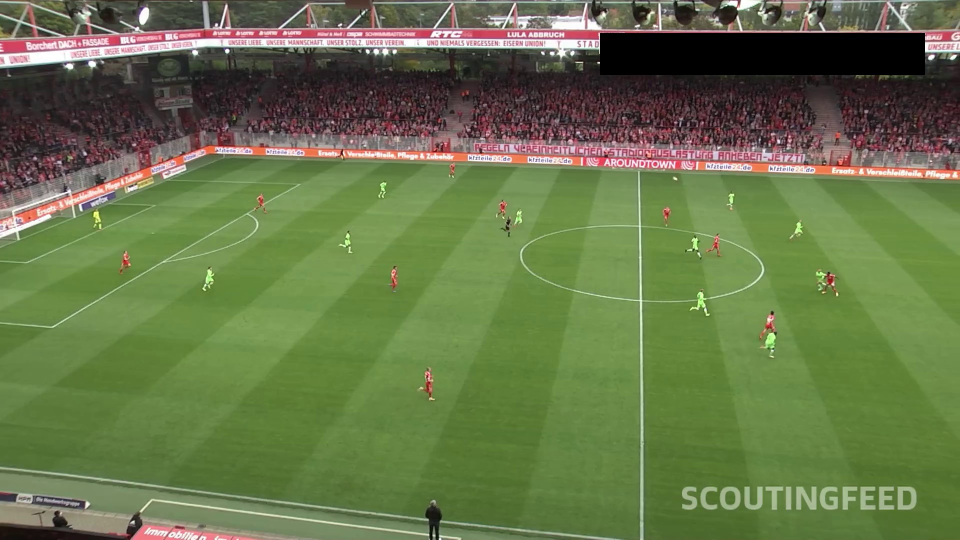
#> input picture frame.jpg, 1920 x 1080 px, given in place of sample3.mp4, which was not available (shown at 1/2 size)
$ python bg_track.py
#> lines starting #> are read from the running program, lines starting #| are printed output that depends on the picture; after the words box and inside, x2 and y2 are one past the last pixel; in counts of white or black regions, pixels touching at a corner belong together; pictures that were not available may be replaced by others from this repository, and a replacement may not be noted
import cv2, json, argparse, csv, os
import numpy as np
from scipy.optimize import linear_sum_assignment

ap = argparse.ArgumentParser()
ap.add_argument("--video", default="sample3.mp4")
ap.add_argument("--out", default="output3")
ap.add_argument("--points", default="homography_points.json")
ap.add_argument("--thr", type=int, default=25)
ap.add_argument("--every_n", type=int, default=1)
ap.add_argument("--max_frames", type=int, default=0, help="0 = whole video")
ap.add_argument("--gate", type=float, default=80, help="max match distance (original px)")
ap.add_argument("--max_lost", type=int, default=30, help="frames to keep a lost track")
args = ap.parse_args()

SCALE = 0.5
os.makedirs(args.out, exist_ok=True)

cap = cv2.VideoCapture(args.video)
n = int(cap.get(cv2.CAP_PROP_FRAME_COUNT))

# median background from 30 spread-out frames
frames = []
for i in np.linspace(0, n - 1, 30).astype(int):
    cap.set(cv2.CAP_PROP_POS_FRAMES, int(i))
    ok, f = cap.read()
    if ok:
        frames.append(cv2.resize(f, None, fx=SCALE, fy=SCALE))
#> this loop made 30 passes
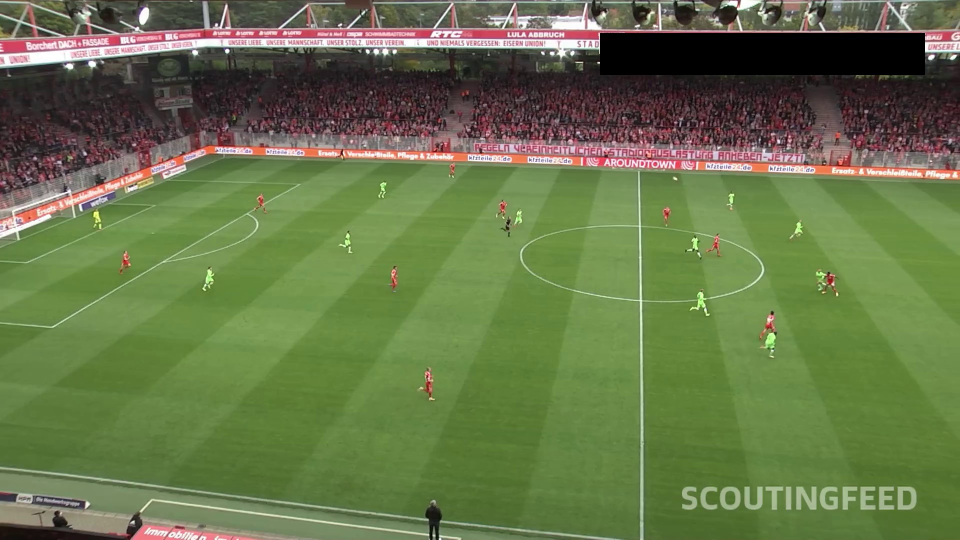
#> input picture frame.jpg, 1920 x 1080 px, given in place of sample3.mp4, which was not available (shown at 1/2 size)
#> f is the input picture: shape (1080, 1920, 3); mean B, G, R 73.1, 117.1, 102.7
#> after the loop, frames = 30 items
bg = np.median(np.stack(frames), axis=0).astype(np.uint8)
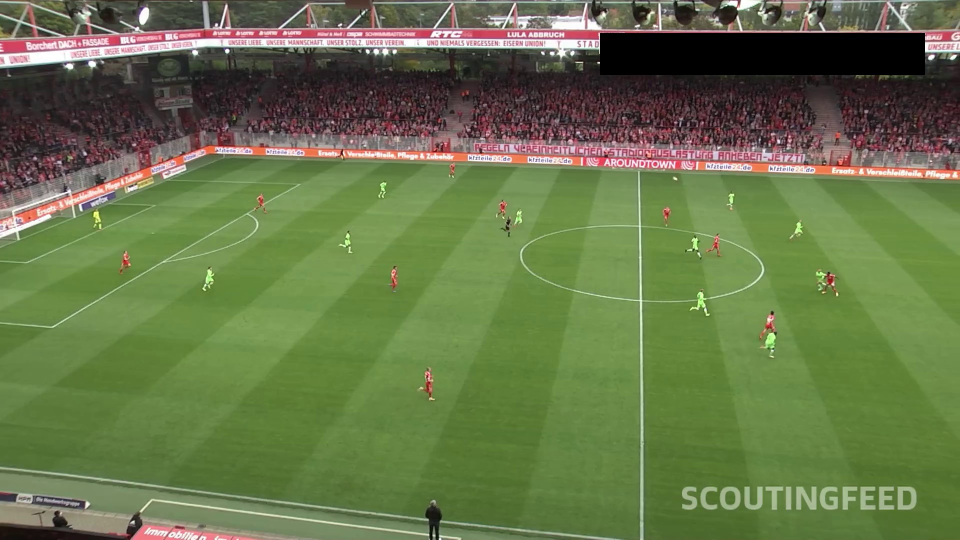
#> bg: shape (540, 960, 3); mean of channels 0, 1, 2 73.2, 117.2, 102.8; drawn as B, G, R
del frames

# pitch polygon, shrunk 1.5%
pts = np.array(json.load(open(args.points))["pixel"]) * SCALE
#> (reads homography_points.json from the repository)
pts = pts.mean(axis=0) + (pts - pts.mean(axis=0)) * 0.985
poly = np.zeros(bg.shape[:2], np.uint8)
cv2.fillPoly(poly, [pts.astype(np.int32)], 255)
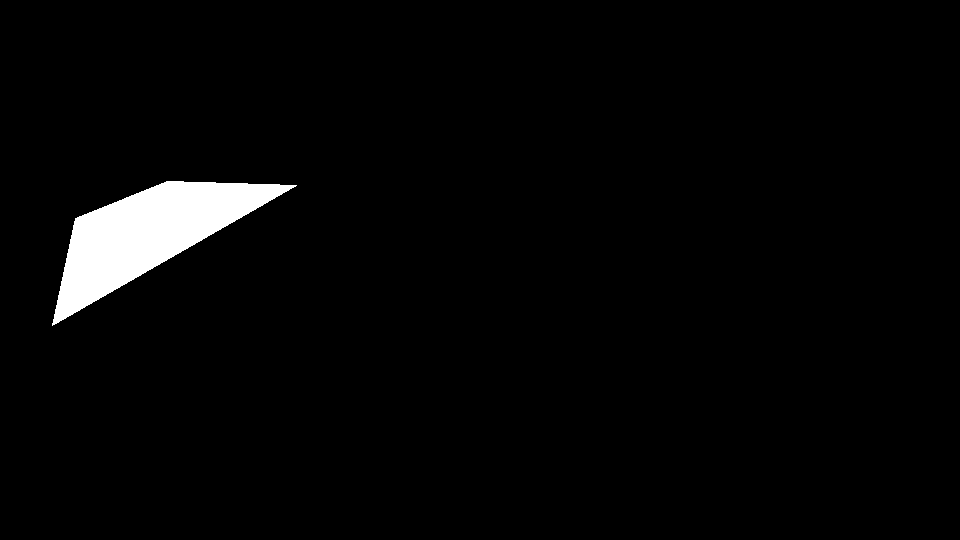
#> poly: shape (540, 960); 2.8% white; 1 white region, box (x1, y1, x2, y2) and area: (52, 181, 297, 326) 14301
kernel = np.ones((5, 5), np.uint8)

def detect(f):
    diff = cv2.absdiff(f, bg).max(axis=2)
    mask = (diff > args.thr).astype(np.uint8) * 255
    mask = cv2.bitwise_and(mask, poly)
    mask = cv2.morphologyEx(mask, cv2.MORPH_CLOSE, kernel)
    cnts, _ = cv2.findContours(mask, cv2.RETR_EXTERNAL, cv2.CHAIN_APPROX_SIMPLE)
    dets = []
    for c in cnts:
        if 25 < cv2.contourArea(c) < 800:
            x, y, w, h = cv2.boundingRect(c)
            dets.append([(x - 4) / SCALE, (y - 4) / SCALE,
                         (x + w + 4) / SCALE, (y + h + 4) / SCALE])
    return dets

# tracker state: id -> {"c": (cx, cy), "lost": int}
tracks, next_id = {}, 1

cap.set(cv2.CAP_PROP_POS_FRAMES, 0)
fout = open(os.path.join(args.out, "tracks.csv"), "w", newline="")
wr = csv.writer(fout)
wr.writerow(["frame", "track_id", "class", "conf", "x1", "y1", "x2", "y2", "cx", "cy"])

fi, rows_total = -1, 0
while True:
    ok, frame = cap.read()
    if not ok:
        break
    fi += 1
    if fi % args.every_n:
        continue
    if args.max_frames and fi >= args.max_frames:
        break

    dets = detect(cv2.resize(frame, None, fx=SCALE, fy=SCALE))
    centers = np.array([[(d[0] + d[2]) / 2, (d[1] + d[3]) / 2] for d in dets]).reshape(-1, 2)

    ids = list(tracks.keys())
    assigned = {}
    if ids and len(centers):
        prev = np.array([tracks[i]["c"] for i in ids])
        cost = np.linalg.norm(prev[:, None, :] - centers[None, :, :], axis=2)
        r, c = linear_sum_assignment(cost)
        for ri, ci in zip(r, c):
            if cost[ri, ci] <= args.gate:
                assigned[ci] = ids[ri]

    matched_ids = set(assigned.values())
    for i in ids:
        if i not in matched_ids:
            tracks[i]["lost"] += 1
    for i in [i for i in tracks if tracks[i]["lost"] > args.max_lost]:
        del tracks[i]

    for di, d in enumerate(dets):
        if di in assigned:
            tid = assigned[di]
        else:
            tid = next_id
            next_id += 1
        tracks[tid] = {"c": tuple(centers[di]), "lost": 0}
        wr.writerow([fi, tid, 0, 1.0, *[round(v, 1) for v in d],
                     round(centers[di][0], 1), round(centers[di][1], 1)])
        rows_total += 1

    if fi % 100 == 0:
        print(f"frame {fi}/{n}, dets this frame: {len(dets)}")

fout.close()
print("done. rows:", rows_total, "unique ids:", next_id - 1)
